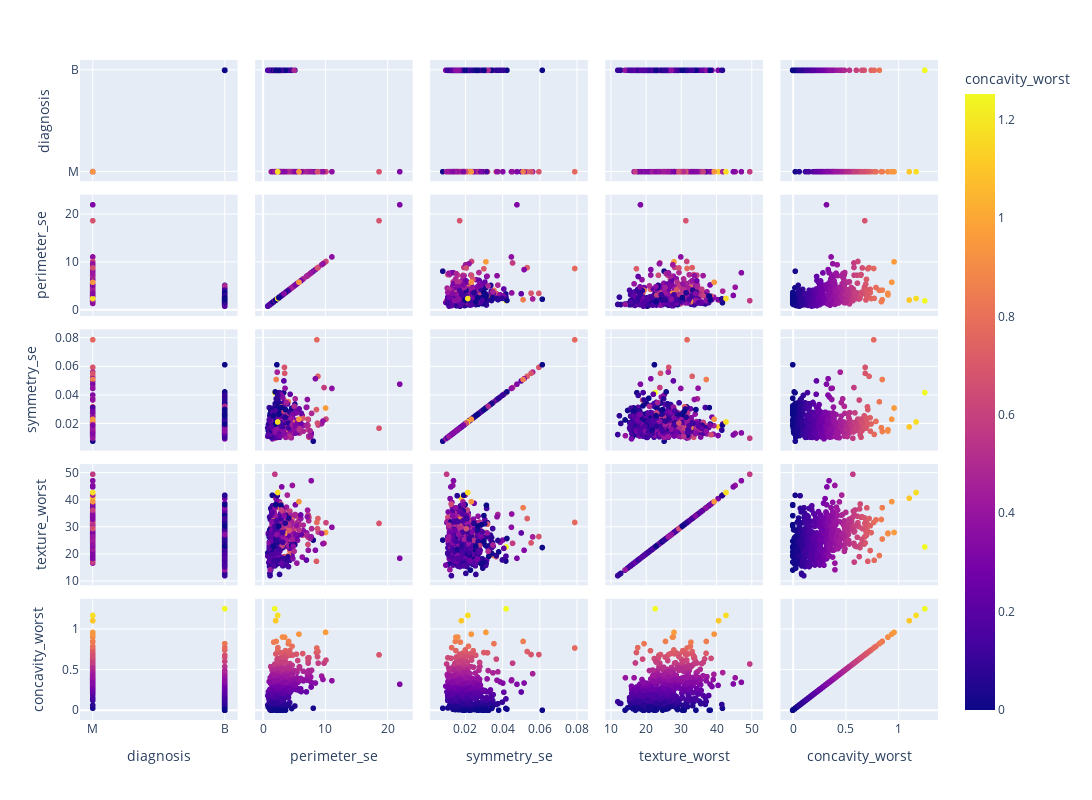

Notebook source saved alongside this figure:
### Code cell
plot_figure.show()

### Figure 1 — Plotly figure (JSON) as saved in the notebook; plotly's stock layout.template omitted (floating-point values rounded to 4 significant figures; data arrays with more than 128 entries replaced by an {"elided": "..."} marker saying what was removed)
{"data": [{"dimensions": [{"axis": {"matches": true}, "label": "diagnosis", "values": {"elided": "569 str values"}}, {"axis": {"matches": true}, "label": "perimeter_se", "values": {"elided": "569 float values"}}, {"axis": {"matches": true}, "label": "symmetry_se", "values": {"elided": "569 float values"}}, {"axis": {"matches": true}, "label": "texture_worst", "values": {"elided": "569 float values"}}, {"axis": {"matches": true}, "label": "concavity_worst", "values": {"elided": "569 float values"}}], "hovertemplate": "%{xaxis.title.text}=%{x}<br>%{yaxis.title.text}=%{y}<br>concavity_worst=%{marker.color}<extra></extra>", "legendgroup": "", "marker": {"color": {"elided": "569 float values"}, "coloraxis": "coloraxis", "symbol": "circle"}, "name": "", "showlegend": false, "type": "splom"}], "layout": {"coloraxis": {"colorbar": {"title": {"text": "concavity_worst"}}, "colorscale": [[0, "#0d0887"], [0.1111, "#46039f"], [0.2222, "#7201a8"], [0.3333, "#9c179e"], [0.4444, "#bd3786"], [0.5556, "#d8576b"], [0.6667, "#ed7953"], [0.7778, "#fb9f3a"], [0.8889, "#fdca26"], [1, "#f0f921"]]}, "dragmode": "select", "height": 800, "legend": {"tracegroupgap": 0}, "margin": {"t": 60}, "width": 1200, "xaxis": {"autorange": true, "range": [-0.09657, 1.097], "type": "category"}, "xaxis2": {"autorange": true, "range": [-1.292, 24.03], "type": "linear"}, "xaxis3": {"autorange": true, "range": [0.001019, 0.08581], "type": "linear"}, "xaxis4": {"autorange": true, "range": [8.397, 53.16], "type": "linear"}, "xaxis5": {"autorange": true, "range": [-0.1209, 1.373], "type": "linear"}, "yaxis": {"autorange": true, "range": [-0.09657, 1.097], "type": "category"}, "yaxis2": {"autorange": true, "range": [-1.292, 24.03], "type": "linear"}, "yaxis3": {"autorange": true, "range": [0.001019, 0.08581], "type": "linear"}, "yaxis4": {"autorange": true, "range": [8.397, 53.16], "type": "linear"}, "yaxis5": {"autorange": true, "range": [-0.1209, 1.373], "type": "linear"}}}
